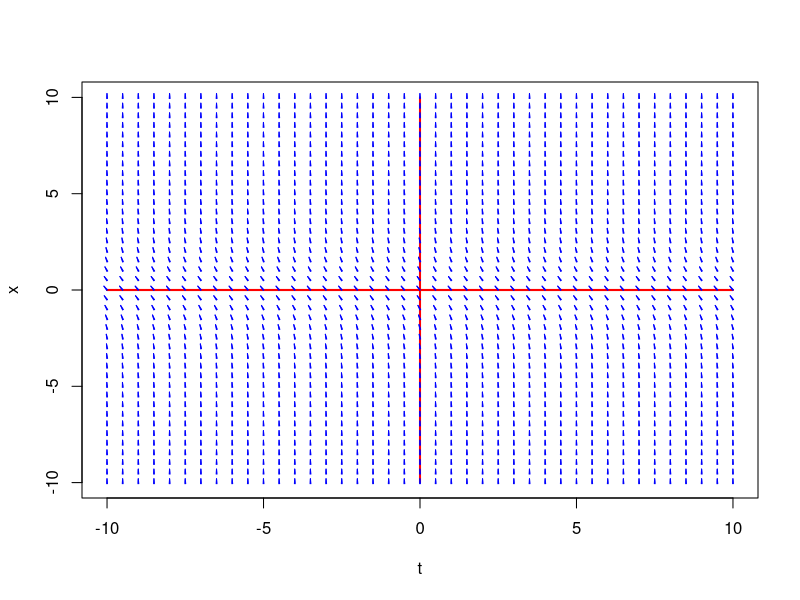

This figure's R source:
y=seq(-10,10,0.5)
x=seq(-10,10,0.5)
pendiente=rep(0,length(x))
A=-2
e=0.20
#plot(x,2*x,xlim =c(-10,10), ylim=c(-10,10),type='l',col='red')
#plot(x,exp(A*x),xlim =c(-10,10), ylim=c(-10,10),type='l',col='red')
#plot(x,(sqrt(A)*exp(2*sqrt(A)*x)-sqrt(A))/(exp(2*sqrt(A)*x)+1),xlim =c(-10,10), ylim=c(-10,10),type='l',col='red')
plot(x,pendiente,xlim =c(-10,10), ylim=c(-10,10),type='l',col='red',lwd=2,xlab = 't',ylab = 'x')
lines(pendiente,y,xlim =c(-10,10), ylim=c(-10,10),type='l',col='red',lwd=2)
for(j in 1:length(y)){
  for(i in 1:length(x)){
    pendiente[j]=A-(y[j]^2)
    arrows(x[i],y[j],((pendiente[j]*x[i])-y[j]+y[j]+e)/(pendiente[j]),y[j]+e,length = 0.05,angle = 5,col = 'blue')
    #points(x[i],y[j])
  }
}
